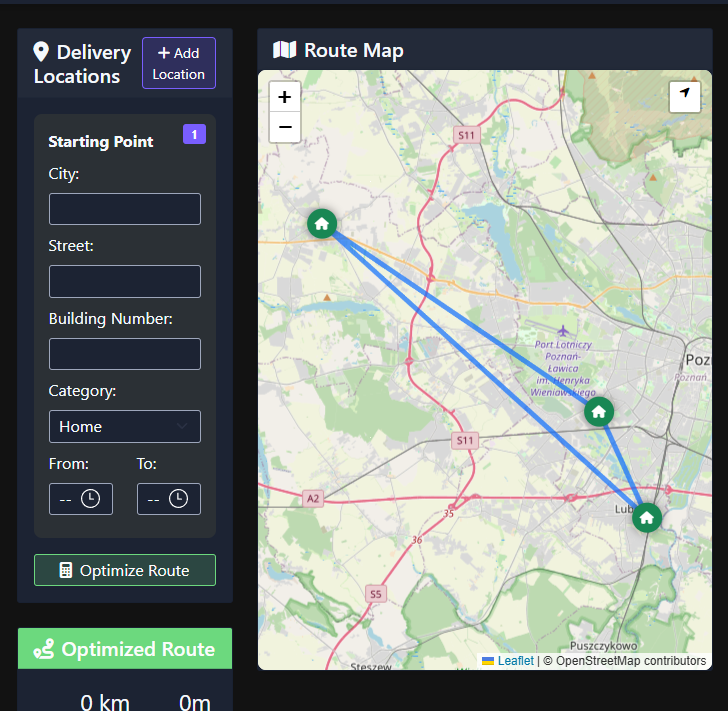
#> input picture attached_assets/image_1745072679774.png, 728 x 711 px
$ python generate_icons.py ../../attached_assets/image_1745072679774.png
#> lines starting #> are read from the running program, lines starting #| are printed output that depends on the picture
#!/usr/bin/env python3
"""
Skrypt do generowania ikon PWA w różnych rozmiarach.
Wymaga biblioteki Pillow (PIL).

Użycie:
    python generate_icons.py ścieżka/do/obrazu.png
"""

import os
import sys
from PIL import Image

# Rozmiary ikon PWA
ICON_SIZES = [72, 96, 128, 144, 152, 192, 384, 512]

def generate_icons(source_image_path):
    # Sprawdź czy plik istnieje
    if not os.path.exists(source_image_path):
        print(f"Błąd: Plik {source_image_path} nie istnieje.")
        return False

    try:
        # Otwórz obrazek źródłowy
        img = Image.open(source_image_path)
#> img is the input picture: PIL image 728x711 RGBA; mean R, G, B, A 132, 139.3, 133.9, 255

        # Pobierz katalog, w którym znajduje się ten skrypt
        output_dir = os.path.dirname(os.path.abspath(__file__))

        # Generuj ikony w różnych rozmiarach
        for size in ICON_SIZES:
            # Utwórz kopię obrazka i zmień rozmiar
            resized_img = img.copy()
            resized_img.thumbnail((size, size), Image.LANCZOS)

            # Zapisz ikonę
            output_path = os.path.join(output_dir, f"icon-{size}x{size}.png")
            resized_img.save(output_path)
            print(f"Wygenerowano ikonę {size}x{size} w {output_path}")
#> this loop made 8 passes
#> pass 1, in generate_icons, `resized_img.save(output_path)`:
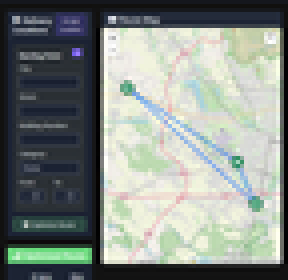
#> saved as icon-72x72.png: PIL image 72x70 RGBA (shown 4 times larger); mean R, G, B, A 131.9, 139.2, 133.7, 255
#> pass 2, in generate_icons, `resized_img.save(output_path)`:
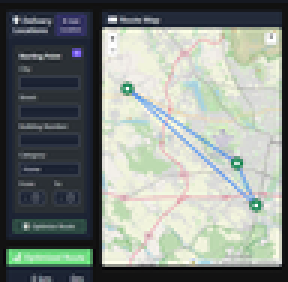
#> saved as icon-96x96.png: PIL image 96x94 RGBA (shown 3 times larger); mean R, G, B, A 131.9, 139.3, 133.8, 255
#> after the loop:
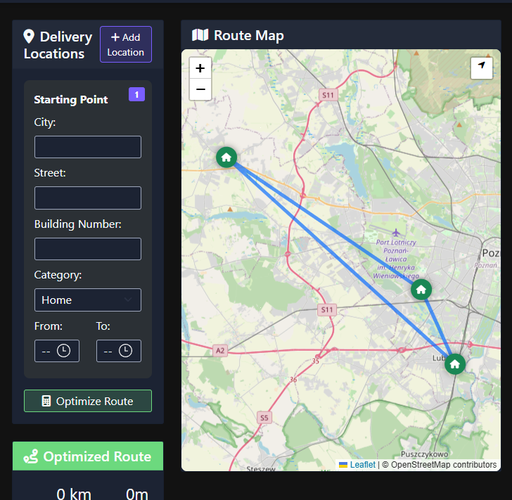
#> resized_img: PIL image 512x500 RGBA; mean R, G, B, A 131.9, 139.3, 133.8, 255

        return True
    except Exception as e:
        print(f"Błąd podczas generowania ikon: {e}")
        return False

if __name__ == "__main__":
    # Sprawdź argumenty
    if len(sys.argv) != 2:
        print("Użycie: python generate_icons.py ścieżka/do/obrazu.png")
        sys.exit(1)

    # Pobierz ścieżkę do obrazka źródłowego
    source_image = sys.argv[1]

    # Generuj ikony
    if generate_icons(source_image):
        print("Zakończono generowanie ikon.")
    else:
        print("Wystąpił błąd podczas generowania ikon.")
        sys.exit(1)

$ run again, on attached_assets/image_1745341246620.png
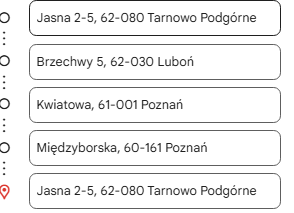
#> input picture attached_assets/image_1745341246620.png, 294 x 213 px
#> in generate_icons, img is the input picture: PIL image 294x213 RGBA; mean R, G, B, A 238.9, 238.7, 238.7, 255
#> the loop in generate_icons, `for size in ICON_SIZES:` made 8 passes
#> pass 1, in generate_icons, `resized_img.save(output_path)`:
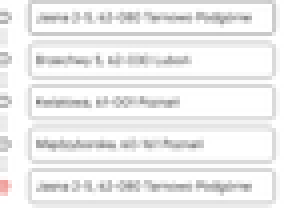
#> saved as icon-72x72.png: PIL image 72x52 RGBA (shown 4 times larger); mean R, G, B, A 237.8, 237.6, 237.6, 255
#> pass 2, in generate_icons, `resized_img.save(output_path)`:
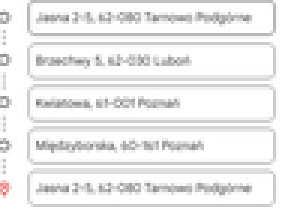
#> saved as icon-96x96.png: PIL image 96x70 RGBA (shown 3 times larger); mean R, G, B, A 237.3, 237.2, 237.2, 255
